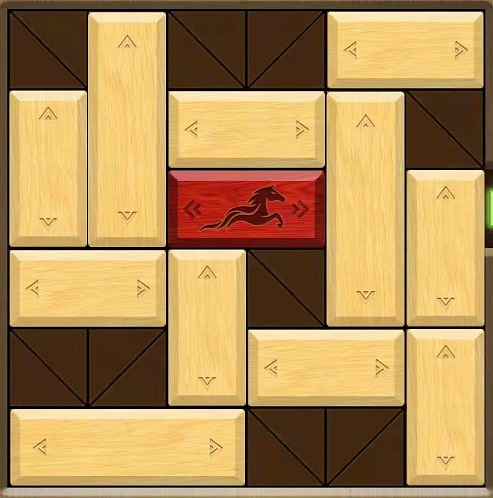
#> input picture imgs/7cabb0eaf7571d5f7cd993e1afaab03.jpg, 493 x 498 px
$ python -i main.py   (imports and definitions only)
#> lines starting #> are read from the running program, lines starting #| are printed output that depends on the picture
import cv2 as cv
import numpy as np
import copy
import os
import time as mytime


# [6 lines left out: function parse_block, not called in this run]


class Block:
    # [5 lines left out: function __init__, not called in this run]

    def __str__(self):
        return f'{self.row},{self.col},{self.len_},{self.is_horizontal}'

    def __repr__(self):
        return self.__str__()

    # [66 lines left out: functions value, check_map, get_map, show_blocks, not called in this run]


def get_start_point(y, x, h, w):
    return y + min(h, w) // 2, x + min(h, w) // 2, round(
        max(w / h, h / w)), True if w > h else False


def get_input(image_path, position):
#> called with position = (45, 300, 628, 630)
    img = cv.imread(image_path, cv.IMREAD_GRAYSCALE)
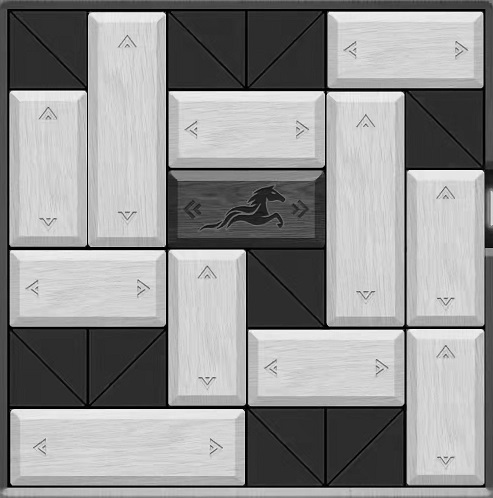
#> img: shape (498, 493); min 0, max 252, mean 146
    s_x, s_y, s_w, s_h = position
    temp = img[s_y:s_y + s_h, s_x:s_x + s_w]
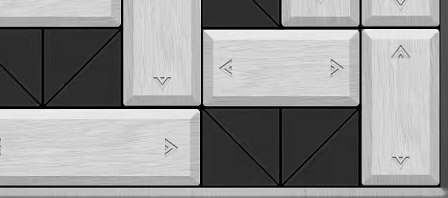
#> temp: shape (198, 448); min 0, max 252, mean 147.5
    template = cv.imread("/storage/emulated/0/Android/data/com.ying.python_demo/files/template.jpg",
                         cv.IMREAD_GRAYSCALE)
    # 获得模板图片的高宽尺寸
#> (the run stopped early here; a loop or call above may not have finished)
